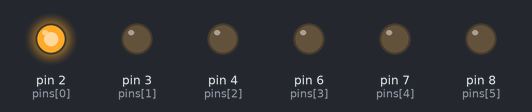
A sketch run on a simulated Arduino Uno, built with avr-gcc and run on an emulated ATmega328P. Shown: output pins drawn as LEDs (lit = HIGH).

Above: at 0.02 s.
At 0.32 s:
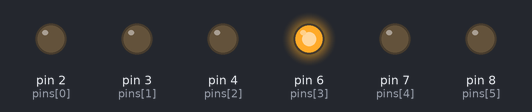
At 0.72 s:
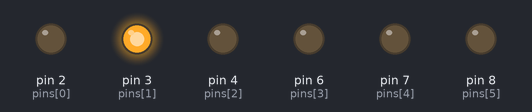
At 1.47 s:
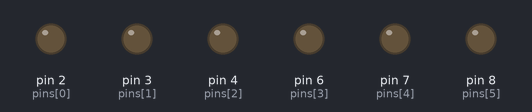
At 2.22 s:
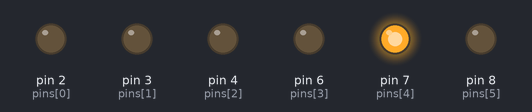
At 2.92 s:
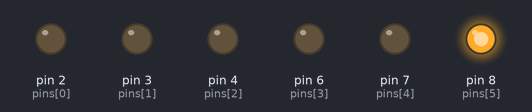
Timing chart, 0 to 3.2 s (numbered marks = the images above):
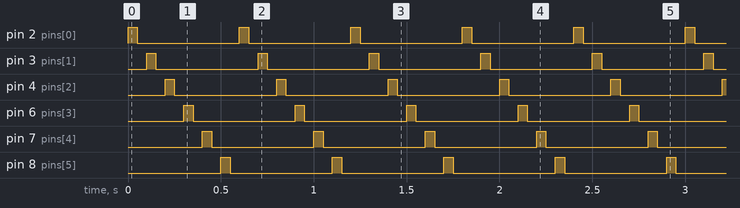

The sketch:

Button_pad_experimentation.ino.ino
```cpp
int pins[8] = {2, 3, 4, 6, 7, 8};
int pinSize = 6;
int Delay = 50;

void setup()
{
  for(int i = 0; i<pinSize; i++)
  {
    pinMode(pins[i], OUTPUT);
  }
}


void loop()
{
 for(int i = 0; i<pinSize; i++)
 {
  digitalWrite(pins[i], HIGH);
  delay(Delay);
  digitalWrite(pins[i], LOW);
  delay(Delay);
 }
}
```

Measured:
- by itself, pin 2 (pins[0]), pin 3 (pins[1]), pin 4 (pins[2]), pin 6 (pins[3]), pin 7 (pins[4]), pin 8 (pins[5]): alternates HIGH for 0.05 s and LOW for 0.55 s
- by itself, everything shown: repeats every 0.60 s, in 12 steps
